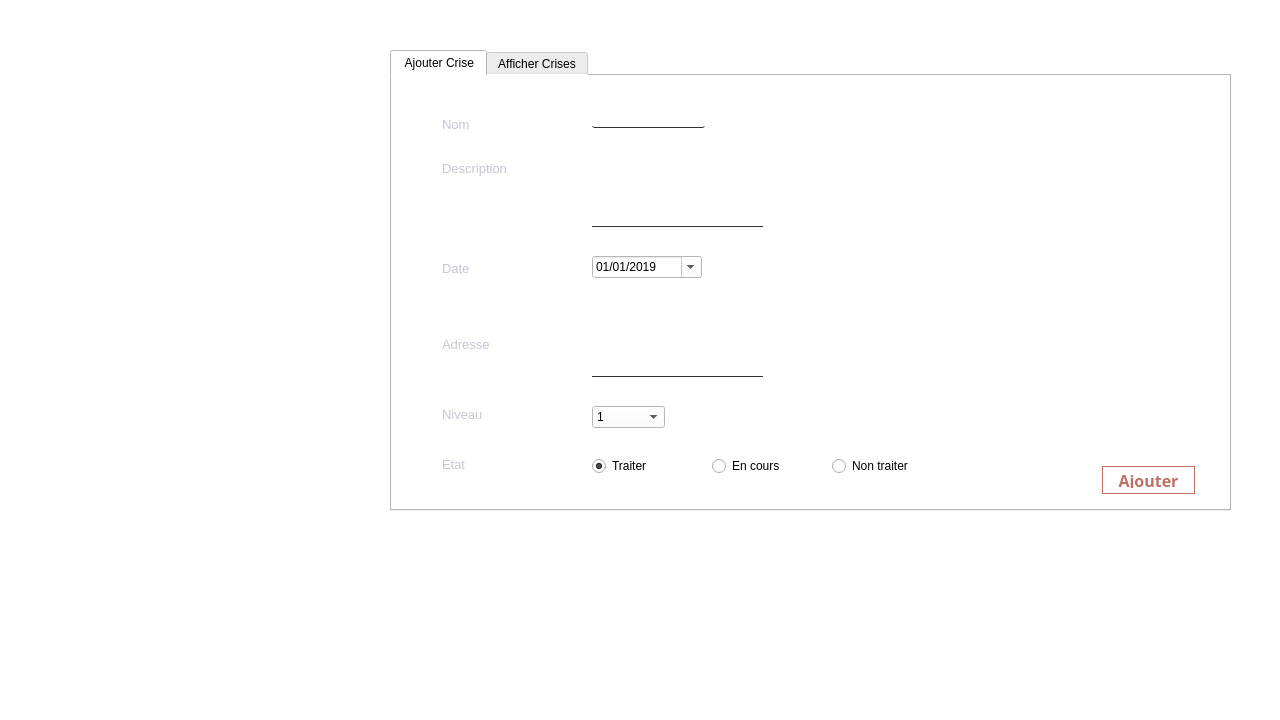
<?xml version="1.0" encoding="UTF-8"?>
<ui version="4.0">
 <class>MainWindow</class>
 <widget class="QMainWindow" name="MainWindow">
  <property name="geometry">
   <rect>
    <x>0</x>
    <y>0</y>
    <width>1280</width>
    <height>720</height>
   </rect>
  </property>
  <property name="minimumSize">
   <size>
    <width>1280</width>
    <height>720</height>
   </size>
  </property>
  <property name="maximumSize">
   <size>
    <width>1280</width>
    <height>720</height>
   </size>
  </property>
  <property name="windowTitle">
   <string>SmartAid</string>
  </property>
  <property name="styleSheet">
   <string notr="true">

/*-----QWidget-----*/
QWidget
{
	background-color:#fff;
	color: #000000;

}


/*-----QLabel-----*/
QLabel
{
	background-color: transparent;
	color: #c2c7d5;
	font-size: 13px;

}


/*-----QPushButton-----*/
QPushButton
{
	background-color: qlineargradient(spread:pad, x1:0, y1:0.511, x2:1, y2:0.511, stop:0 rgba(0, 172, 149, 255),stop:0.995192 rgba(54, 197, 177, 255));
	color: #fff;
	font-size: 11px;
	font-weight: bold;
	border: none;
	border-radius: 3px;
	padding: 5px;

}


QPushButton::pressed
{
	background-color: qlineargradient(spread:pad, x1:0, y1:0.511, x2:1, y2:0.511, stop:0 rgba(0, 207, 179, 255),stop:1 rgba(70, 255, 230, 255));

}


/*-----QCheckBox-----*/
QCheckBox
{
	background-color: transparent;
	color: #fff;
	font-size: 10px;
	font-weight: bold;
	border: none;
	border-radius: 5px;

}


/*-----QCheckBox-----*/
QCheckBox::indicator
{
    color: #b1b1b1;
    background-color: #323232;
    border: 1px solid darkgray;
    width: 12px;
    height: 12px;

}


QCheckBox::indicator:checked
{
    image:url(&quot;./ressources/check.png&quot;);
	background-color: qlineargradient(spread:pad, x1:0, y1:0.511, x2:1, y2:0.511, stop:0 rgba(0, 172, 149, 255),stop:0.995192 rgba(54, 197, 177, 255));;
    border: 1px solid #607cff;

}


QCheckBox::indicator:unchecked:hover
{
    border: 1px solid #08b099;

}


QCheckBox::disabled
{
	color: #656565;

}


QCheckBox::indicator:disabled
{
	background-color: #656565;
	color: #656565;
    border: 1px solid #656565;

}


/*-----QLineEdit-----*/
QLineEdit
{
	background-color: #c2c7d5;
	color: #000;
	font-weight: bold;
	border: none;
	border-radius: 2px;
	padding: 3px;

}


/*-----QListView-----*/
QListView
{
	background-color: qlineargradient(spread:pad, x1:1, y1:0, x2:1, y2:1, stop:0 rgba(50, 61, 80, 255),stop:1 rgba(44, 49, 69, 255));
	color: #fff;
	font-size: 18px;
	font-weight: bold;
	border: 1px solid #191919;
	show-decoration-selected: 0;
	outline : 0;

}


/*QListView::item
{
	color: #31cecb;
	background-color: #454e5e;
	border: none;
	padding: 5px;
	border-radius: 15px;
	padding-left : 10px;
	height: 52px;

}*/

QListView::item
{
	color: #31cecb;
	background-color: #bf7069;
	border: none;
	padding: 5px;
	border-radius: 15px;
	padding-left : 10px;
	height: 62px;

}




/*QListView::item:selected
{
	color: #31cecb;
	background-color: #454e5e;
}*/


QListView::item:selected
{
	color: #ffabab;
	background-color: #bf7069;
}

QListView::item:!selected
{
	color: #2C3E50;
	/*color:white;*/
	background-color: transparent;
	border: none;
	padding-left : 10px;

}



QListView::item:!selected:hover
{
	color: #bbbcba;
	background-color: #454e5e;
	border: none;
	padding-left : 10px;

}


/*-----QTreeView-----*/
QTreeView 
{
	background-color: #232939;
	show-decoration-selected: 0;
	color: #c2c8d7;

}


QTreeView::item 
{
	border-top-color: transparent;
	border-bottom-color: transparent;

}


QTreeView::item:hover 
{
	background-color: #606060;
	color: #fff;

}


QTreeView::item:selected 
{
	background-color: #0ab19a;
	color: #fff;

}


QTreeView::item:selected:active
{
	background-color: #0ab19a;
	color: #fff;

}


QTreeView::branch:has-children:!has-siblings:closed,
QTreeView::branch:closed:has-children:has-siblings 
{
	image: url(://tree-closed.png);

}

QTreeView::branch:open:has-children:!has-siblings,
QTreeView::branch:open:has-children:has-siblings  
{
	image: url(://tree-open.png);

}


/*-----QTableView &amp; QTableWidget-----*/
QTableView
{
    background-color: #232939;
	border: 1px solid gray;
    color: #f0f0f0;
    gridline-color: #232939;
    outline : 0;

}


QTableView::disabled
{
    background-color: #242526;
    border: 1px solid #32414B;
    color: #656565;
    gridline-color: #656565;
    outline : 0;

}


QTableView::item:hover 
{
    background-color: #606060;
    color: #f0f0f0;

}


QTableView::item:selected 
{
	background-color: #0ab19a;
    color: #F0F0F0;

}


QTableView::item:selected:disabled
{
    background-color: #1a1b1c;
    border: 2px solid #525251;
    color: #656565;

}


QTableCornerButton::section
{
	background-color: #343a49;
    color: #fff;

}


QHeaderView::section
{
	color: #fff;
	border-top: 0px;
	border-bottom: 1px solid gray;
	border-right: 1px solid gray;
	background-color: #343a49;
    margin-top:1px;
	margin-bottom:1px;
	padding: 5px;

}


QHeaderView::section:disabled
{
    background-color: #525251;
    color: #656565;

}


QHeaderView::section:checked
{
    color: #fff;
    background-color: #0ab19a;

}


QHeaderView::section:checked:disabled
{
    color: #656565;
    background-color: #525251;

}


QHeaderView::section::vertical::first,
QHeaderView::section::vertical::only-one
{
    border-top: 1px solid #353635;

}


QHeaderView::section::vertical
{
    border-top: 1px solid #353635;

}


QHeaderView::section::horizontal::first,
QHeaderView::section::horizontal::only-one
{
    border-left: 1px solid #353635;

}


QHeaderView::section::horizontal
{
    border-left: 1px solid #353635;

}


/*-----QScrollBar-----*/
QScrollBar:horizontal 
{
    background-color: transparent;
    height: 8px;
    margin: 0px;
    padding: 0px;

}


QScrollBar::handle:horizontal 
{
    border: none;
	min-width: 100px;
    background-color: #56576c;

}


QScrollBar::add-line:horizontal, 
QScrollBar::sub-line:horizontal,
QScrollBar::add-page:horizontal, 
QScrollBar::sub-page:horizontal 
{
    width: 0px;
    background-color: transparent;

}


QScrollBar:vertical 
{
    background-color: transparent;
    width: 8px;
    margin: 0;

}


QScrollBar::handle:vertical 
{
    border: none;
	min-height: 100px;
    background-color: #56576c;

}


QScrollBar::add-line:vertical, 
QScrollBar::sub-line:vertical,
QScrollBar::add-page:vertical, 
QScrollBar::sub-page:vertical 
{
    height: 0px;
    background-color: transparent;

}</string>
  </property>
  <widget class="QWidget" name="centralwidget">
   <widget class="QListWidget" name="listWidget">
    <property name="geometry">
     <rect>
      <x>10</x>
      <y>0</y>
      <width>281</width>
      <height>661</height>
     </rect>
    </property>
    <property name="styleSheet">
     <string notr="true">border:none;
background:transparent;
/*background-color: #262626;*/
border-radius:15px;
font-family:century gothic;</string>
    </property>
   </widget>
   <widget class="QStackedWidget" name="stackedWidget">
    <property name="geometry">
     <rect>
      <x>300</x>
      <y>0</y>
      <width>971</width>
      <height>661</height>
     </rect>
    </property>
    <property name="currentIndex">
     <number>5</number>
    </property>
    <widget class="QWidget" name="page">
     <widget class="QLabel" name="label">
      <property name="geometry">
       <rect>
        <x>-10</x>
        <y>0</y>
        <width>251</width>
        <height>181</height>
       </rect>
      </property>
      <property name="text">
       <string/>
      </property>
      <property name="pixmap">
       <pixmap resource="ressources.qrc">:/icons/icons/icone.png</pixmap>
      </property>
      <property name="scaledContents">
       <bool>false</bool>
      </property>
      <property name="alignment">
       <set>Qt::AlignCenter</set>
      </property>
     </widget>
     <widget class="QLabel" name="label_2">
      <property name="geometry">
       <rect>
        <x>370</x>
        <y>0</y>
        <width>311</width>
        <height>91</height>
       </rect>
      </property>
      <property name="styleSheet">
       <string notr="true">/*color: #ff8b8b;*/
color:#d46;
font-size:30px;
font:bold;
font-family : century gothic;</string>
      </property>
      <property name="text">
       <string>SmartAid Association</string>
      </property>
      <property name="alignment">
       <set>Qt::AlignCenter</set>
      </property>
     </widget>
     <widget class="QFrame" name="frame">
      <property name="geometry">
       <rect>
        <x>30</x>
        <y>190</y>
        <width>891</width>
        <height>451</height>
       </rect>
      </property>
      <property name="styleSheet">
       <string notr="true">border-radius:50px;

background-color: rgb(255, 228, 228);

</string>
      </property>
      <property name="frameShape">
       <enum>QFrame::StyledPanel</enum>
      </property>
      <property name="frameShadow">
       <enum>QFrame::Raised</enum>
      </property>
      <widget class="QLabel" name="user_pic">
       <property name="geometry">
        <rect>
         <x>0</x>
         <y>0</y>
         <width>411</width>
         <height>451</height>
        </rect>
       </property>
       <property name="autoFillBackground">
        <bool>false</bool>
       </property>
       <property name="styleSheet">
        <string notr="true">background-color:#fff;
border-radius:50px;
</string>
       </property>
       <property name="text">
        <string/>
       </property>
       <property name="scaledContents">
        <bool>false</bool>
       </property>
       <property name="alignment">
        <set>Qt::AlignCenter</set>
       </property>
       <property name="wordWrap">
        <bool>false</bool>
       </property>
      </widget>
      <widget class="QLabel" name="label_3">
       <property name="geometry">
        <rect>
         <x>500</x>
         <y>30</y>
         <width>331</width>
         <height>51</height>
        </rect>
       </property>
       <property name="styleSheet">
        <string notr="true">color: #2C3E50;
font-size:30px;
font:bold;
font-family : century gothic;</string>
       </property>
       <property name="text">
        <string>John Doe</string>
       </property>
       <property name="alignment">
        <set>Qt::AlignCenter</set>
       </property>
      </widget>
      <widget class="QLabel" name="label_4">
       <property name="geometry">
        <rect>
         <x>570</x>
         <y>70</y>
         <width>201</width>
         <height>41</height>
        </rect>
       </property>
       <property name="styleSheet">
        <string notr="true">color: #4C5958;
font-size:18px;
font-family : century gothic;</string>
       </property>
       <property name="text">
        <string>john.doe@esprit.tn</string>
       </property>
       <property name="alignment">
        <set>Qt::AlignCenter</set>
       </property>
      </widget>
     </widget>
    </widget>
    <widget class="QWidget" name="page_2">
     <widget class="QPushButton" name="pushButton_2">
      <property name="geometry">
       <rect>
        <x>280</x>
        <y>200</y>
        <width>451</width>
        <height>231</height>
       </rect>
      </property>
      <property name="text">
       <string>page2</string>
      </property>
     </widget>
    </widget>
    <widget class="QWidget" name="page_5"/>
    <widget class="QWidget" name="page_6"/>
    <widget class="QWidget" name="page_7"/>
    <widget class="QWidget" name="page_8">
     <widget class="QTabWidget" name="tabWidget">
      <property name="geometry">
       <rect>
        <x>90</x>
        <y>50</y>
        <width>841</width>
        <height>461</height>
       </rect>
      </property>
      <property name="font">
       <font>
        <family>MS Shell Dlg 2</family>
       </font>
      </property>
      <property name="currentIndex">
       <number>0</number>
      </property>
      <widget class="QWidget" name="tab_3">
       <attribute name="title">
        <string> Ajouter Crise</string>
       </attribute>
       <widget class="QLabel" name="label_9">
        <property name="geometry">
         <rect>
          <x>50</x>
          <y>84</y>
          <width>81</width>
          <height>16</height>
         </rect>
        </property>
        <property name="text">
         <string>Description</string>
        </property>
       </widget>
       <widget class="QLabel" name="label_10">
        <property name="geometry">
         <rect>
          <x>50</x>
          <y>184</y>
          <width>56</width>
          <height>16</height>
         </rect>
        </property>
        <property name="text">
         <string>Date</string>
        </property>
       </widget>
       <widget class="QPlainTextEdit" name="lineEdit_description">
        <property name="geometry">
         <rect>
          <x>200</x>
          <y>70</y>
          <width>171</width>
          <height>81</height>
         </rect>
        </property>
        <property name="styleSheet">
         <string notr="true">background:transparent;
border:none;
color:#262626;
font-size:12px;
border-bottom:1px solid #333;</string>
        </property>
       </widget>
       <widget class="QDateEdit" name="dateEdit_datec">
        <property name="geometry">
         <rect>
          <x>200</x>
          <y>180</y>
          <width>110</width>
          <height>22</height>
         </rect>
        </property>
        <property name="minimumDate">
         <date>
          <year>2019</year>
          <month>1</month>
          <day>1</day>
         </date>
        </property>
        <property name="displayFormat">
         <string>dd/MM/yyyy</string>
        </property>
        <property name="calendarPopup">
         <bool>true</bool>
        </property>
       </widget>
       <widget class="QLabel" name="label_17">
        <property name="geometry">
         <rect>
          <x>50</x>
          <y>40</y>
          <width>56</width>
          <height>16</height>
         </rect>
        </property>
        <property name="text">
         <string>Nom</string>
        </property>
       </widget>
       <widget class="QLineEdit" name="lineEdit_nom">
        <property name="geometry">
         <rect>
          <x>200</x>
          <y>30</y>
          <width>113</width>
          <height>22</height>
         </rect>
        </property>
        <property name="styleSheet">
         <string notr="true">background:transparent;
border:none;
color:#262626;
font-size:12px;
border-bottom:1px solid #333;</string>
        </property>
       </widget>
       <widget class="QLabel" name="label_18">
        <property name="geometry">
         <rect>
          <x>50</x>
          <y>330</y>
          <width>81</width>
          <height>16</height>
         </rect>
        </property>
        <property name="text">
         <string>Niveau</string>
        </property>
       </widget>
       <widget class="QPushButton" name="pushButton_ajouter">
        <property name="geometry">
         <rect>
          <x>710</x>
          <y>390</y>
          <width>93</width>
          <height>28</height>
         </rect>
        </property>
        <property name="styleSheet">
         <string notr="true">QPushButton{
font-size:16px;
font-family:century gothic;
background:white;
border-radius:60px;
color:#BF7069;
border-radius:15px;
border:1px solid #BF7069;
}
QPushButton:hover{
color:#FFABAB;
/*background:#801414;*/
background:rgb(255, 228, 228);
border-radius:15px;
}</string>
        </property>
        <property name="text">
         <string>Ajouter</string>
        </property>
       </widget>
       <widget class="QLabel" name="label_19">
        <property name="geometry">
         <rect>
          <x>50</x>
          <y>380</y>
          <width>81</width>
          <height>16</height>
         </rect>
        </property>
        <property name="text">
         <string>Etat</string>
        </property>
       </widget>
       <widget class="QLabel" name="label_11">
        <property name="geometry">
         <rect>
          <x>50</x>
          <y>260</y>
          <width>81</width>
          <height>16</height>
         </rect>
        </property>
        <property name="text">
         <string>Adresse</string>
        </property>
       </widget>
       <widget class="QPlainTextEdit" name="lineEdit_Adresse">
        <property name="geometry">
         <rect>
          <x>200</x>
          <y>220</y>
          <width>171</width>
          <height>81</height>
         </rect>
        </property>
        <property name="styleSheet">
         <string notr="true">background:transparent;
border:none;
color:#262626;
font-size:12px;
border-bottom:1px solid #333;</string>
        </property>
       </widget>
       <widget class="QRadioButton" name="radioButton">
        <property name="geometry">
         <rect>
          <x>200</x>
          <y>380</y>
          <width>97</width>
          <height>20</height>
         </rect>
        </property>
        <property name="text">
         <string>Traiter</string>
        </property>
        <property name="checkable">
         <bool>true</bool>
        </property>
        <property name="checked">
         <bool>true</bool>
        </property>
        <property name="autoRepeat">
         <bool>false</bool>
        </property>
       </widget>
       <widget class="QRadioButton" name="radioButton_2">
        <property name="geometry">
         <rect>
          <x>320</x>
          <y>380</y>
          <width>97</width>
          <height>20</height>
         </rect>
        </property>
        <property name="text">
         <string>En cours</string>
        </property>
       </widget>
       <widget class="QRadioButton" name="radioButton_3">
        <property name="geometry">
         <rect>
          <x>440</x>
          <y>380</y>
          <width>97</width>
          <height>20</height>
         </rect>
        </property>
        <property name="text">
         <string>Non traiter</string>
        </property>
       </widget>
       <widget class="QComboBox" name="comboBox_niveau">
        <property name="geometry">
         <rect>
          <x>200</x>
          <y>330</y>
          <width>73</width>
          <height>22</height>
         </rect>
        </property>
        <item>
         <property name="text">
          <string>1</string>
         </property>
        </item>
        <item>
         <property name="text">
          <string>2</string>
         </property>
        </item>
        <item>
         <property name="text">
          <string>3</string>
         </property>
        </item>
       </widget>
      </widget>
      <widget class="QWidget" name="Afficher">
       <attribute name="title">
        <string>Afficher Crises</string>
       </attribute>
       <widget class="QLabel" name="label_5">
        <property name="geometry">
         <rect>
          <x>20</x>
          <y>20</y>
          <width>91</width>
          <height>16</height>
         </rect>
        </property>
        <property name="text">
         <string>Recherche</string>
        </property>
       </widget>
       <widget class="QTableView" name="tableView">
        <property name="geometry">
         <rect>
          <x>20</x>
          <y>50</y>
          <width>441</width>
          <height>361</height>
         </rect>
        </property>
        <property name="styleSheet">
         <string notr="true">QTableView {
font-size:16px;
font-family:century gothic;
background:white;
color:#BF7069;
border:1px solid #BF7069;
}



</string>
        </property>
       </widget>
       <widget class="QLineEdit" name="lineEditRecherche">
        <property name="geometry">
         <rect>
          <x>90</x>
          <y>10</y>
          <width>131</width>
          <height>22</height>
         </rect>
        </property>
        <property name="styleSheet">
         <string notr="true">background:transparent;
border:none;
color:#262626;
font-size:12px;
border-bottom:1px solid #333;</string>
        </property>
       </widget>
       <widget class="QLabel" name="label_12">
        <property name="geometry">
         <rect>
          <x>490</x>
          <y>230</y>
          <width>81</width>
          <height>16</height>
         </rect>
        </property>
        <property name="text">
         <string>Adresse</string>
        </property>
       </widget>
       <widget class="QDateEdit" name="dateEdit_datec_mod">
        <property name="geometry">
         <rect>
          <x>570</x>
          <y>196</y>
          <width>110</width>
          <height>22</height>
         </rect>
        </property>
        <property name="minimumDate">
         <date>
          <year>2019</year>
          <month>1</month>
          <day>1</day>
         </date>
        </property>
        <property name="displayFormat">
         <string>dd/MM/yyyy</string>
        </property>
        <property name="calendarPopup">
         <bool>true</bool>
        </property>
       </widget>
       <widget class="QLabel" name="label_22">
        <property name="geometry">
         <rect>
          <x>490</x>
          <y>300</y>
          <width>81</width>
          <height>16</height>
         </rect>
        </property>
        <property name="text">
         <string>Niveau</string>
        </property>
       </widget>
       <widget class="QLabel" name="label_20">
        <property name="geometry">
         <rect>
          <x>490</x>
          <y>350</y>
          <width>81</width>
          <height>16</height>
         </rect>
        </property>
        <property name="text">
         <string>Etat</string>
        </property>
       </widget>
       <widget class="QLineEdit" name="lineEdit_nom_mod">
        <property name="geometry">
         <rect>
          <x>570</x>
          <y>70</y>
          <width>113</width>
          <height>22</height>
         </rect>
        </property>
        <property name="styleSheet">
         <string notr="true">background:transparent;
border:none;
color:#262626;
font-size:12px;
border-bottom:1px solid #333;</string>
        </property>
       </widget>
       <widget class="QPlainTextEdit" name="lineEdit_description_mod">
        <property name="geometry">
         <rect>
          <x>570</x>
          <y>110</y>
          <width>171</width>
          <height>71</height>
         </rect>
        </property>
        <property name="styleSheet">
         <string notr="true">background:transparent;
border:none;
color:#262626;
font-size:12px;
border-bottom:1px solid #333;</string>
        </property>
       </widget>
       <widget class="QLabel" name="label_7">
        <property name="geometry">
         <rect>
          <x>490</x>
          <y>50</y>
          <width>56</width>
          <height>16</height>
         </rect>
        </property>
        <property name="text">
         <string>ID</string>
        </property>
       </widget>
       <widget class="QLabel" name="label_13">
        <property name="geometry">
         <rect>
          <x>490</x>
          <y>114</y>
          <width>81</width>
          <height>16</height>
         </rect>
        </property>
        <property name="text">
         <string>Description</string>
        </property>
       </widget>
       <widget class="QLabel" name="label_14">
        <property name="geometry">
         <rect>
          <x>490</x>
          <y>200</y>
          <width>56</width>
          <height>16</height>
         </rect>
        </property>
        <property name="text">
         <string>Date</string>
        </property>
       </widget>
       <widget class="QLabel" name="label_21">
        <property name="geometry">
         <rect>
          <x>490</x>
          <y>80</y>
          <width>56</width>
          <height>16</height>
         </rect>
        </property>
        <property name="text">
         <string>Nom</string>
        </property>
       </widget>
       <widget class="QLineEdit" name="lineEdit_ID_mod">
        <property name="geometry">
         <rect>
          <x>570</x>
          <y>40</y>
          <width>113</width>
          <height>22</height>
         </rect>
        </property>
        <property name="styleSheet">
         <string notr="true">background:transparent;
border:none;
color:#262626;
font-size:12px;
border-bottom:1px solid #333;</string>
        </property>
       </widget>
       <widget class="QPlainTextEdit" name="lineEdit_Adresse_mod">
        <property name="geometry">
         <rect>
          <x>570</x>
          <y>230</y>
          <width>171</width>
          <height>61</height>
         </rect>
        </property>
        <property name="styleSheet">
         <string notr="true">background:transparent;
border:none;
color:#262626;
font-size:12px;
border-bottom:1px solid #333;</string>
        </property>
       </widget>
       <widget class="QComboBox" name="comboBox_niveau_mod">
        <property name="geometry">
         <rect>
          <x>570</x>
          <y>300</y>
          <width>73</width>
          <height>22</height>
         </rect>
        </property>
        <item>
         <property name="text">
          <string>1</string>
         </property>
        </item>
        <item>
         <property name="text">
          <string>2</string>
         </property>
        </item>
        <item>
         <property name="text">
          <string>3</string>
         </property>
        </item>
       </widget>
       <widget class="QPushButton" name="pushButton_modif">
        <property name="geometry">
         <rect>
          <x>620</x>
          <y>390</y>
          <width>93</width>
          <height>28</height>
         </rect>
        </property>
        <property name="styleSheet">
         <string notr="true">QPushButton{
font-size:16px;
font-family:century gothic;
background:white;
border-radius:60px;
color:#BF7069;
border-radius:15px;
border:1px solid #BF7069;
}
QPushButton:hover{
color:#FFABAB;
/*background:#801414;*/
background:rgb(255, 228, 228);
border-radius:15px;
}</string>
        </property>
        <property name="text">
         <string>Modifier</string>
        </property>
       </widget>
       <widget class="QPushButton" name="pushButton_supp">
        <property name="geometry">
         <rect>
          <x>720</x>
          <y>390</y>
          <width>101</width>
          <height>28</height>
         </rect>
        </property>
        <property name="styleSheet">
         <string notr="true">QPushButton{
font-size:16px;
font-family:century gothic;
background:white;
border-radius:60px;
color:#BF7069;
border-radius:15px;
border:1px solid #BF7069;
}
QPushButton:hover{
color:#FFABAB;
/*background:#801414;*/
background:rgb(255, 228, 228);
border-radius:15px;
}</string>
        </property>
        <property name="text">
         <string>Supprimer</string>
        </property>
       </widget>
       <widget class="QLineEdit" name="lineEdit_etat">
        <property name="geometry">
         <rect>
          <x>570</x>
          <y>340</y>
          <width>113</width>
          <height>22</height>
         </rect>
        </property>
        <property name="styleSheet">
         <string notr="true">background:transparent;
border:none;
color:#262626;
font-size:12px;
border-bottom:1px solid #333;</string>
        </property>
       </widget>
       <widget class="QLabel" name="label_6">
        <property name="geometry">
         <rect>
          <x>240</x>
          <y>20</y>
          <width>21</width>
          <height>16</height>
         </rect>
        </property>
        <property name="text">
         <string>Tri</string>
        </property>
       </widget>
       <widget class="QRadioButton" name="radioButton_4">
        <property name="geometry">
         <rect>
          <x>270</x>
          <y>20</y>
          <width>81</width>
          <height>20</height>
         </rect>
        </property>
        <property name="text">
         <string>Croissant</string>
        </property>
        <property name="checkable">
         <bool>true</bool>
        </property>
        <property name="checked">
         <bool>false</bool>
        </property>
        <property name="autoExclusive">
         <bool>true</bool>
        </property>
       </widget>
       <widget class="QRadioButton" name="radioButton_5">
        <property name="geometry">
         <rect>
          <x>360</x>
          <y>20</y>
          <width>97</width>
          <height>20</height>
         </rect>
        </property>
        <property name="text">
         <string>Décroissant</string>
        </property>
       </widget>
      </widget>
     </widget>
    </widget>
    <widget class="QWidget" name="page_9"/>
   </widget>
  </widget>
  <widget class="QMenuBar" name="menubar">
   <property name="geometry">
    <rect>
     <x>0</x>
     <y>0</y>
     <width>1280</width>
     <height>26</height>
    </rect>
   </property>
  </widget>
  <widget class="QStatusBar" name="statusbar"/>
 </widget>
 <resources>
  <include location="ressources.qrc"/>
 </resources>
 <connections/>
</ui>
